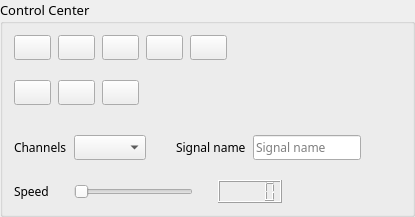
           <widget class="QGroupBox" name="groupBox_2">
            <property name="maximumSize">
             <size>
              <width>16777215</width>
              <height>300</height>
             </size>
            </property>
            <property name="font">
             <font>
              <family>Yu Gothic UI Semibold</family>
              <pointsize>10</pointsize>
             </font>
            </property>
            <property name="title">
             <string>Control Center</string>
            </property>
            <layout class="QGridLayout" name="gridLayout_55">
             <item row="0" column="0">
              <layout class="QGridLayout" name="gridLayout_29">
               <property name="verticalSpacing">
                <number>30</number>
               </property>
               <item row="0" column="0">
                <layout class="QGridLayout" name="gridLayout_30">
                 <property name="verticalSpacing">
                  <number>20</number>
                 </property>
                 <item row="0" column="0">
                  <layout class="QGridLayout" name="gridLayout_16">
                   <property name="horizontalSpacing">
                    <number>7</number>
                   </property>
                   <item row="0" column="4">
                    <widget class="QPushButton" name="pushButton_L_zoomOut">
                     <property name="font">
                      <font>
                       <family>Yu Gothic UI Semibold</family>
                       <pointsize>9</pointsize>
                      </font>
                     </property>
                     <property name="toolTip">
                      <string>Zoom out</string>
                     </property>
                     <property name="text">
                      <string/>
                     </property>
                     <property name="icon">
                      <iconset>
                       <normaloff>C:/Users/sarah/Pictures/Ui icons/zoom out icon.png</normaloff>C:/Users/sarah/Pictures/Ui icons/zoom out icon.png</iconset>
                     </property>
                     <property name="iconSize">
                      <size>
                       <width>30</width>
                       <height>25</height>
                      </size>
                     </property>
                    </widget>
                   </item>
                   <item row="0" column="3">
                    <widget class="QPushButton" name="pushButton_L_zoomIn">
                     <property name="font">
                      <font>
                       <family>Yu Gothic UI Semibold</family>
                       <pointsize>9</pointsize>
                      </font>
                     </property>
                     <property name="toolTip">
                      <string>Zoom in</string>
                     </property>
                     <property name="text">
                      <string/>
                     </property>
                     <property name="icon">
                      <iconset>
                       <normaloff>C:/Users/sarah/Pictures/Ui icons/zoom in icon.png</normaloff>C:/Users/sarah/Pictures/Ui icons/zoom in icon.png</iconset>
                     </property>
                     <property name="iconSize">
                      <size>
                       <width>30</width>
                       <height>25</height>
                      </size>
                     </property>
                    </widget>
                   </item>
                   <item row="0" column="1">
                    <widget class="QPushButton" name="pushButton_L_rewind">
                     <property name="font">
                      <font>
                       <family>Yu Gothic UI Semibold</family>
                       <pointsize>9</pointsize>
                      </font>
                     </property>
                     <property name="toolTip">
                      <string>Rewind</string>
                     </property>
                     <property name="text">
                      <string/>
                     </property>
                     <property name="icon">
                      <iconset>
                       <normaloff>C:/Users/sarah/Pictures/Ui icons/rewind icon.png</normaloff>C:/Users/sarah/Pictures/Ui icons/rewind icon.png</iconset>
                     </property>
                     <property name="iconSize">
                      <size>
                       <width>30</width>
                       <height>25</height>
                      </size>
                     </property>
                    </widget>
                   </item>
                   <item row="0" column="5">
                    <spacer name="horizontalSpacer_23">
                     <property name="orientation">
                      <enum>Qt::Horizontal</enum>
                     </property>
                     <property name="sizeHint" stdset="0">
                      <size>
                       <width>40</width>
                       <height>20</height>
                      </size>
                     </property>
                    </spacer>
                   </item>
                   <item row="0" column="2">
                    <widget class="QPushButton" name="pushButton_L_stop">
                     <property name="font">
                      <font>
                       <family>Yu Gothic UI Semibold</family>
                       <pointsize>9</pointsize>
                      </font>
                     </property>
                     <property name="toolTip">
                      <string>Stop</string>
                     </property>
                     <property name="text">
                      <string/>
                     </property>
                     <property name="icon">
                      <iconset>
                       <normaloff>C:/Users/sarah/Pictures/Ui icons/stop icon.png</normaloff>C:/Users/sarah/Pictures/Ui icons/stop icon.png</iconset>
                     </property>
                     <property name="iconSize">
                      <size>
                       <width>30</width>
                       <height>25</height>
                      </size>
                     </property>
                     <property name="shortcut">
                      <string>Ctrl+L</string>
                     </property>
                    </widget>
                   </item>
                   <item row="0" column="0">
                    <widget class="QPushButton" name="pushButton_L_playPause">
                     <property name="font">
                      <font>
                       <family>Yu Gothic UI Semibold</family>
                       <pointsize>9</pointsize>
                      </font>
                     </property>
                     <property name="toolTip">
                      <string>Play/Pause</string>
                     </property>
                     <property name="text">
                      <string/>
                     </property>
                     <property name="icon">
                      <iconset>
                       <normaloff>C:/Users/sarah/Pictures/Ui icons/play-pause icon.png</normaloff>C:/Users/sarah/Pictures/Ui icons/play-pause icon.png</iconset>
                     </property>
                     <property name="iconSize">
                      <size>
                       <width>30</width>
                       <height>25</height>
                      </size>
                     </property>
                    </widget>
                   </item>
                  </layout>
                 </item>
                 <item row="1" column="0">
                  <layout class="QGridLayout" name="gridLayout_17">
                   <property name="horizontalSpacing">
                    <number>7</number>
                   </property>
                   <item row="0" column="1">
                    <widget class="QPushButton" name="pushButton_move_plot_L">
                     <property name="font">
                      <font>
                       <family>Yu Gothic UI Semibold</family>
                       <pointsize>9</pointsize>
                      </font>
                     </property>
                     <property name="toolTip">
                      <string>Move to the other graph</string>
                     </property>
                     <property name="text">
                      <string/>
                     </property>
                     <property name="icon">
                      <iconset>
                       <normaloff>C:/Users/sarah/Pictures/Ui icons/move to Right icon.png</normaloff>C:/Users/sarah/Pictures/Ui icons/move to Right icon.png</iconset>
                     </property>
                     <property name="iconSize">
                      <size>
                       <width>30</width>
                       <height>25</height>
                      </size>
                     </property>
                    </widget>
                   </item>
                   <item row="0" column="0">
                    <widget class="QPushButton" name="pushButton_L_take_snapshot">
                     <property name="font">
                      <font>
                       <family>Yu Gothic UI Semibold</family>
                       <pointsize>9</pointsize>
                      </font>
                     </property>
                     <property name="toolTip">
                      <string>Take a snapshot of the graph</string>
                     </property>
                     <property name="text">
                      <string/>
                     </property>
                     <property name="icon">
                      <iconset>
                       <normaloff>C:/Users/sarah/Pictures/Ui icons/snapshot icon.png</normaloff>C:/Users/sarah/Pictures/Ui icons/snapshot icon.png</iconset>
                     </property>
                     <property name="iconSize">
                      <size>
                       <width>30</width>
                       <height>25</height>
                      </size>
                     </property>
                     <property name="shortcut">
                      <string>Ctrl+X</string>
                     </property>
                    </widget>
                   </item>
                   <item row="0" column="2">
                    <widget class="QPushButton" name="pushButton_L_color">
                     <property name="font">
                      <font>
                       <family>Yu Gothic UI Semibold</family>
                       <pointsize>9</pointsize>
                      </font>
                     </property>
                     <property name="toolTip">
                      <string>Pick a color for the channel</string>
                     </property>
                     <property name="text">
                      <string/>
                     </property>
                     <property name="icon">
                      <iconset>
                       <normaloff>C:/Users/sarah/Pictures/Ui icons/colors icon.png</normaloff>C:/Users/sarah/Pictures/Ui icons/colors icon.png</iconset>
                     </property>
                     <property name="iconSize">
                      <size>
                       <width>30</width>
                       <height>25</height>
                      </size>
                     </property>
                    </widget>
                   </item>
                   <item row="0" column="3">
                    <spacer name="horizontalSpacer_4">
                     <property name="orientation">
                      <enum>Qt::Horizontal</enum>
                     </property>
                     <property name="sizeHint" stdset="0">
                      <size>
                       <width>40</width>
                       <height>20</height>
                      </size>
                     </property>
                    </spacer>
                   </item>
                  </layout>
                 </item>
                </layout>
               </item>
               <item row="1" column="0">
                <layout class="QGridLayout" name="gridLayout_31">
                 <property name="verticalSpacing">
                  <number>20</number>
                 </property>
                 <item row="0" column="0">
                  <layout class="QGridLayout" name="gridLayout_18">
                   <property name="horizontalSpacing">
                    <number>30</number>
                   </property>
                   <item row="0" column="0">
                    <layout class="QGridLayout" name="gridLayout_19">
                     <property name="horizontalSpacing">
                      <number>7</number>
                     </property>
                     <item row="0" column="0">
                      <widget class="QLabel" name="label_L_channels">
                       <property name="font">
                        <font>
                         <family>Yu Gothic UI Semibold</family>
                         <pointsize>9</pointsize>
                        </font>
                       </property>
                       <property name="text">
                        <string>Channels</string>
                       </property>
                      </widget>
                     </item>
                     <item row="0" column="1">
                      <widget class="QComboBox" name="comboBox_L_channels">
                       <property name="font">
                        <font>
                         <family>Yu Gothic UI Semibold</family>
                         <pointsize>9</pointsize>
                        </font>
                       </property>
                       <property name="toolTip">
                        <string>Choose a channel</string>
                       </property>
                      </widget>
                     </item>
                    </layout>
                   </item>
                   <item row="0" column="1">
                    <layout class="QGridLayout" name="gridLayout_20">
                     <property name="horizontalSpacing">
                      <number>7</number>
                     </property>
                     <item row="0" column="0">
                      <widget class="QLabel" name="label_L_editLabel">
                       <property name="font">
                        <font>
                         <family>Yu Gothic UI Semibold</family>
                         <pointsize>9</pointsize>
                        </font>
                       </property>
                       <property name="text">
                        <string>Signal name</string>
                       </property>
                      </widget>
                     </item>
                     <item row="0" column="1">
                      <widget class="QLineEdit" name="lineEdit_L_editLabel">
                       <property name="sizePolicy">
                        <sizepolicy hsizetype="Preferred" vsizetype="Fixed">
                         <horstretch>0</horstretch>
                         <verstretch>0</verstretch>
                        </sizepolicy>
                       </property>
                       <property name="font">
                        <font>
                         <family>Yu Gothic UI Semibold</family>
                         <pointsize>9</pointsize>
                        </font>
                       </property>
                       <property name="toolTip">
                        <string>Type the signal name</string>
                       </property>
                       <property name="placeholderText">
                        <string>Signal name</string>
                       </property>
                      </widget>
                     </item>
                     <item row="0" column="2">
                      <spacer name="horizontalSpacer_24">
                       <property name="orientation">
                        <enum>Qt::Horizontal</enum>
                       </property>
                       <property name="sizeHint" stdset="0">
                        <size>
                         <width>40</width>
                         <height>20</height>
                        </size>
                       </property>
                      </spacer>
                     </item>
                    </layout>
                   </item>
                  </layout>
                 </item>
                 <item row="1" column="0">
                  <layout class="QGridLayout" name="gridLayout_21">
                   <property name="horizontalSpacing">
                    <number>25</number>
                   </property>
                   <item row="0" column="1">
                    <widget class="QSlider" name="horizontalSlider_L_speed">
                     <property name="toolTip">
                      <string>Change signal speed</string>
                     </property>
                     <property name="maximum">
                      <number>200</number>
                     </property>
                     <property name="orientation">
                      <enum>Qt::Horizontal</enum>
                     </property>
                    </widget>
                   </item>
                   <item row="0" column="2">
                    <widget class="QLCDNumber" name="lcdNumber_L">
                     <property name="toolTip">
                      <string>Signal speed</string>
                     </property>
                    </widget>
                   </item>
                   <item row="0" column="0">
                    <widget class="QLabel" name="label_L_speed">
                     <property name="font">
                      <font>
                       <family>Yu Gothic UI Semibold</family>
                       <pointsize>9</pointsize>
                      </font>
                     </property>
                     <property name="text">
                      <string>Speed</string>
                     </property>
                    </widget>
                   </item>
                   <item row="0" column="3">
                    <spacer name="horizontalSpacer_5">
                     <property name="orientation">
                      <enum>Qt::Horizontal</enum>
                     </property>
                     <property name="sizeHint" stdset="0">
                      <size>
                       <width>40</width>
                       <height>20</height>
                      </size>
                     </property>
                    </spacer>
                   </item>
                  </layout>
                 </item>
                </layout>
               </item>
              </layout>
             </item>
            </layout>
           </widget>
